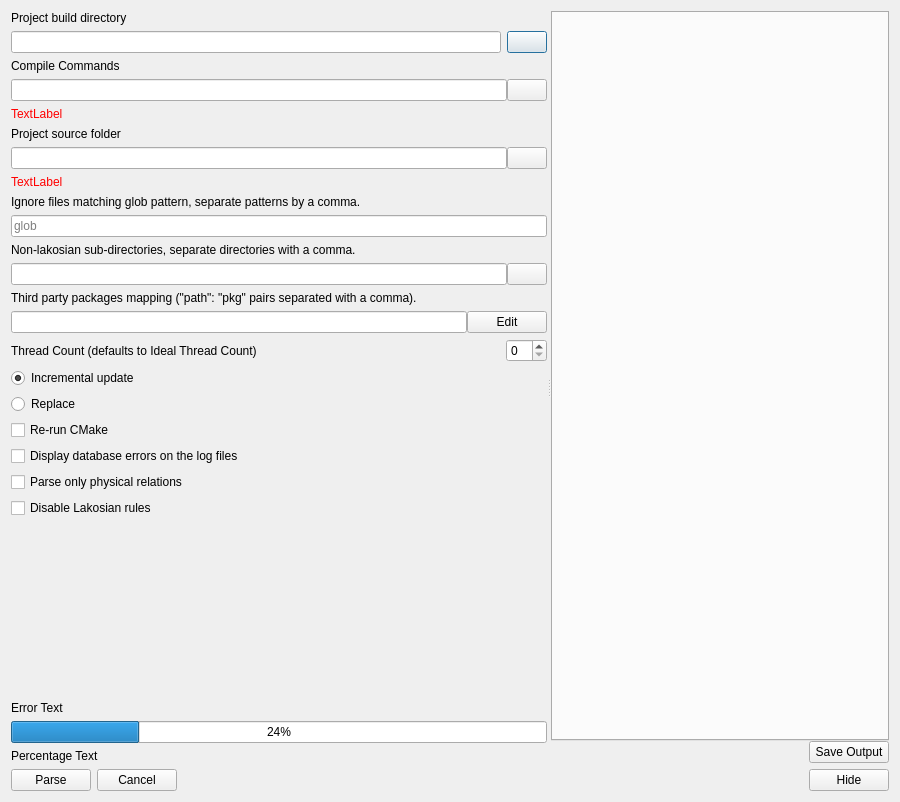
<?xml version="1.0" encoding="UTF-8"?>
<ui version="4.0">
 <class>ParseCodebaseDialog</class>
 <widget class="QDialog" name="ParseCodebaseDialog">
  <property name="geometry">
   <rect>
    <x>0</x>
    <y>0</y>
    <width>900</width>
    <height>802</height>
   </rect>
  </property>
  <property name="windowTitle">
   <string>Parse Codebase</string>
  </property>
  <property name="toolTip">
   <string>Try to reuse an existing code database and update the information based on a newer version of the source code</string>
  </property>
  <layout class="QVBoxLayout" name="verticalLayout_2">
   <item>
    <widget class="QSplitter" name="splitter">
     <property name="orientation">
      <enum>Qt::Horizontal</enum>
     </property>
     <widget class="QWidget" name="layoutWidget">
      <layout class="QVBoxLayout" name="verticalLayout">
       <item>
        <widget class="QLabel" name="label_5">
         <property name="text">
          <string>Project build directory</string>
         </property>
        </widget>
       </item>
       <item>
        <layout class="QHBoxLayout" name="horizontalLayout_2">
         <item>
          <widget class="QLineEdit" name="buildFolder"/>
         </item>
         <item>
          <widget class="QPushButton" name="buildFolderSearch">
           <property name="text">
            <string/>
           </property>
           <property name="icon">
            <iconset theme="folder-open">
             <normaloff>.</normaloff>.</iconset>
           </property>
          </widget>
         </item>
        </layout>
       </item>
       <item>
        <widget class="QLabel" name="label_4">
         <property name="text">
          <string>Compile Commands</string>
         </property>
        </widget>
       </item>
       <item>
        <layout class="QHBoxLayout" name="horizontalLayout_3">
         <property name="spacing">
          <number>0</number>
         </property>
         <item>
          <widget class="QLineEdit" name="compileCommandsFolder">
           <property name="sizePolicy">
            <sizepolicy hsizetype="Preferred" vsizetype="Fixed">
             <horstretch>0</horstretch>
             <verstretch>0</verstretch>
            </sizepolicy>
           </property>
           <property name="inputMask">
            <string/>
           </property>
           <property name="placeholderText">
            <string/>
           </property>
          </widget>
         </item>
         <item>
          <widget class="QPushButton" name="searchCompileCommands">
           <property name="sizePolicy">
            <sizepolicy hsizetype="Fixed" vsizetype="Fixed">
             <horstretch>0</horstretch>
             <verstretch>0</verstretch>
            </sizepolicy>
           </property>
           <property name="text">
            <string/>
           </property>
           <property name="icon">
            <iconset theme="folder-open">
             <normaloff>.</normaloff>.</iconset>
           </property>
          </widget>
         </item>
        </layout>
       </item>
       <item>
        <widget class="QLabel" name="projectCompileCommandsError">
         <property name="styleSheet">
          <string notr="true">color : red</string>
         </property>
         <property name="text">
          <string>TextLabel</string>
         </property>
        </widget>
       </item>
       <item>
        <widget class="QLabel" name="label">
         <property name="styleSheet">
          <string notr="true"/>
         </property>
         <property name="text">
          <string>Project source folder</string>
         </property>
        </widget>
       </item>
       <item>
        <layout class="QHBoxLayout" name="sourceFolderLayout">
         <property name="spacing">
          <number>0</number>
         </property>
         <item>
          <widget class="QLineEdit" name="sourceFolder"/>
         </item>
         <item>
          <widget class="QPushButton" name="sourceFolderSearch">
           <property name="text">
            <string/>
           </property>
           <property name="icon">
            <iconset theme="folder-open">
             <normaloff>.</normaloff>.</iconset>
           </property>
          </widget>
         </item>
        </layout>
       </item>
       <item>
        <widget class="QLabel" name="projectSourceFolderError">
         <property name="styleSheet">
          <string notr="true">color : red</string>
         </property>
         <property name="text">
          <string>TextLabel</string>
         </property>
        </widget>
       </item>
       <item>
        <widget class="QLabel" name="ignoreLabel">
         <property name="text">
          <string>Ignore files matching glob pattern, separate patterns by a comma.</string>
         </property>
        </widget>
       </item>
       <item>
        <layout class="QHBoxLayout" name="horizontalLayout_6">
         <item>
          <widget class="QLineEdit" name="ignorePattern">
           <property name="sizePolicy">
            <sizepolicy hsizetype="Preferred" vsizetype="Fixed">
             <horstretch>0</horstretch>
             <verstretch>0</verstretch>
            </sizepolicy>
           </property>
           <property name="placeholderText">
            <string>glob</string>
           </property>
           <property name="clearButtonEnabled">
            <bool>true</bool>
           </property>
          </widget>
         </item>
        </layout>
       </item>
       <item>
        <widget class="QLabel" name="label_3">
         <property name="text">
          <string>Non-lakosian sub-directories, separate directories with a comma.</string>
         </property>
        </widget>
       </item>
       <item>
        <layout class="QHBoxLayout" name="nonLakosiansLayout">
         <property name="spacing">
          <number>0</number>
         </property>
         <item>
          <widget class="QLineEdit" name="nonLakosians"/>
         </item>
         <item>
          <widget class="QPushButton" name="nonLakosiansSearch">
           <property name="text">
            <string/>
           </property>
           <property name="icon">
            <iconset theme="folder-open">
             <normaloff>.</normaloff>.</iconset>
           </property>
          </widget>
         </item>
        </layout>
       </item>
       <item>
        <widget class="QLabel" name="label_x1">
         <property name="text">
          <string>Third party packages mapping (&quot;path&quot;: &quot;pkg&quot; pairs separated with a comma).</string>
         </property>
        </widget>
       </item>
       <item>
        <layout class="QHBoxLayout" name="thirdPartyPkgMappingLayout">
         <property name="spacing">
          <number>0</number>
         </property>
         <item>
          <widget class="QLineEdit" name="thirdPartyPkgMapping">
           <property name="readOnly">
            <bool>true</bool>
           </property>
          </widget>
         </item>
         <item>
          <widget class="QPushButton" name="thirdPartyPkgMappingBtn">
           <property name="text">
            <string>Edit</string>
           </property>
          </widget>
         </item>
        </layout>
       </item>
       <item>
        <layout class="QHBoxLayout" name="horizontalLayout">
         <item>
          <widget class="QLabel" name="label_2">
           <property name="sizePolicy">
            <sizepolicy hsizetype="MinimumExpanding" vsizetype="Preferred">
             <horstretch>0</horstretch>
             <verstretch>0</verstretch>
            </sizepolicy>
           </property>
           <property name="text">
            <string>Thread Count (defaults to Ideal Thread Count)</string>
           </property>
          </widget>
         </item>
         <item>
          <widget class="QSpinBox" name="threadCount"/>
         </item>
        </layout>
       </item>
       <item>
        <widget class="QRadioButton" name="updateDb">
         <property name="toolTip">
          <string>Uses the current database and scans only the differences on the source and header files</string>
         </property>
         <property name="text">
          <string>Incremental update</string>
         </property>
         <property name="checked">
          <bool>true</bool>
         </property>
        </widget>
       </item>
       <item>
        <widget class="QRadioButton" name="refreshDb">
         <property name="toolTip">
          <string>Erases the entire database, and reescan everything from scratch</string>
         </property>
         <property name="text">
          <string>Replace</string>
         </property>
        </widget>
       </item>
       <item>
        <widget class="QCheckBox" name="runCmake">
         <property name="toolTip">
          <string>Re-run cmake on the build directory to update compile_commands.json. This may delete automatically generated files.</string>
         </property>
         <property name="text">
          <string>Re-run CMake</string>
         </property>
        </widget>
       </item>
       <item>
        <widget class="QCheckBox" name="showDbErrors">
         <property name="toolTip">
          <string>Save database generation errors on log files</string>
         </property>
         <property name="text">
          <string>Display database errors on the log files</string>
         </property>
        </widget>
       </item>
       <item>
        <widget class="QCheckBox" name="physicalOnly">
         <property name="toolTip">
          <string>A quick scan that extracts the minimum necessary to use the app. More parsing will be done as needed.</string>
         </property>
         <property name="text">
          <string>Parse only physical relations</string>
         </property>
        </widget>
       </item>
       <item>
        <widget class="QCheckBox" name="disableLakosianRules">
         <property name="toolTip">
          <string>Disable Lakosian rules while parsing (Check this if you don't follow John Lakos' book rules)</string>
         </property>
         <property name="text">
          <string>Disable Lakosian rules</string>
         </property>
        </widget>
       </item>
       <item>
        <spacer name="verticalSpacer">
         <property name="orientation">
          <enum>Qt::Vertical</enum>
         </property>
         <property name="sizeHint" stdset="0">
          <size>
           <width>20</width>
           <height>40</height>
          </size>
         </property>
        </spacer>
       </item>
       <item>
        <widget class="QLabel" name="errorText">
         <property name="sizePolicy">
          <sizepolicy hsizetype="Minimum" vsizetype="Preferred">
           <horstretch>0</horstretch>
           <verstretch>0</verstretch>
          </sizepolicy>
         </property>
         <property name="text">
          <string>Error Text</string>
         </property>
        </widget>
       </item>
       <item>
        <widget class="QProgressBar" name="progressBar">
         <property name="sizePolicy">
          <sizepolicy hsizetype="Minimum" vsizetype="Fixed">
           <horstretch>0</horstretch>
           <verstretch>0</verstretch>
          </sizepolicy>
         </property>
         <property name="value">
          <number>24</number>
         </property>
        </widget>
       </item>
       <item>
        <widget class="QLabel" name="progressBarText">
         <property name="sizePolicy">
          <sizepolicy hsizetype="Minimum" vsizetype="Preferred">
           <horstretch>0</horstretch>
           <verstretch>0</verstretch>
          </sizepolicy>
         </property>
         <property name="text">
          <string>Percentage Text</string>
         </property>
        </widget>
       </item>
      </layout>
     </widget>
     <widget class="QStackedWidget" name="stackedWidget">
      <property name="currentIndex">
       <number>1</number>
      </property>
      <widget class="QWidget" name="page">
       <layout class="QVBoxLayout" name="verticalLayout_3">
        <property name="spacing">
         <number>0</number>
        </property>
        <property name="leftMargin">
         <number>0</number>
        </property>
        <property name="topMargin">
         <number>0</number>
        </property>
        <property name="rightMargin">
         <number>0</number>
        </property>
        <property name="bottomMargin">
         <number>0</number>
        </property>
        <item>
         <widget class="QTextBrowser" name="textBrowser"/>
        </item>
       </layout>
      </widget>
      <widget class="QWidget" name="page_2">
       <layout class="QVBoxLayout" name="verticalLayout_5">
        <property name="spacing">
         <number>0</number>
        </property>
        <property name="leftMargin">
         <number>0</number>
        </property>
        <property name="topMargin">
         <number>0</number>
        </property>
        <property name="rightMargin">
         <number>0</number>
        </property>
        <property name="bottomMargin">
         <number>0</number>
        </property>
        <item>
         <widget class="QTabWidget" name="tabWidget">
          <property name="sizePolicy">
           <sizepolicy hsizetype="MinimumExpanding" vsizetype="MinimumExpanding">
            <horstretch>0</horstretch>
            <verstretch>0</verstretch>
           </sizepolicy>
          </property>
          <property name="currentIndex">
           <number>-1</number>
          </property>
         </widget>
        </item>
        <item>
         <layout class="QHBoxLayout" name="horizontalLayout_4">
          <property name="spacing">
           <number>0</number>
          </property>
          <item>
           <spacer name="horizontalSpacer">
            <property name="orientation">
             <enum>Qt::Horizontal</enum>
            </property>
            <property name="sizeHint" stdset="0">
             <size>
              <width>40</width>
              <height>20</height>
             </size>
            </property>
           </spacer>
          </item>
          <item>
           <widget class="QPushButton" name="btnSaveOutput">
            <property name="text">
             <string>Save Output</string>
            </property>
           </widget>
          </item>
         </layout>
        </item>
       </layout>
      </widget>
     </widget>
    </widget>
   </item>
   <item>
    <layout class="QHBoxLayout" name="horizontalLayout_5">
     <item>
      <widget class="QPushButton" name="btnParse">
       <property name="text">
        <string>Parse</string>
       </property>
      </widget>
     </item>
     <item>
      <widget class="QPushButton" name="btnCancelParse">
       <property name="text">
        <string>Cancel</string>
       </property>
      </widget>
     </item>
     <item>
      <spacer name="horizontalSpacer_2">
       <property name="orientation">
        <enum>Qt::Horizontal</enum>
       </property>
       <property name="sizeHint" stdset="0">
        <size>
         <width>40</width>
         <height>20</height>
        </size>
       </property>
      </spacer>
     </item>
     <item>
      <widget class="QPushButton" name="btnClose">
       <property name="text">
        <string>Hide</string>
       </property>
      </widget>
     </item>
    </layout>
   </item>
  </layout>
 </widget>
 <resources/>
 <connections/>
</ui>
